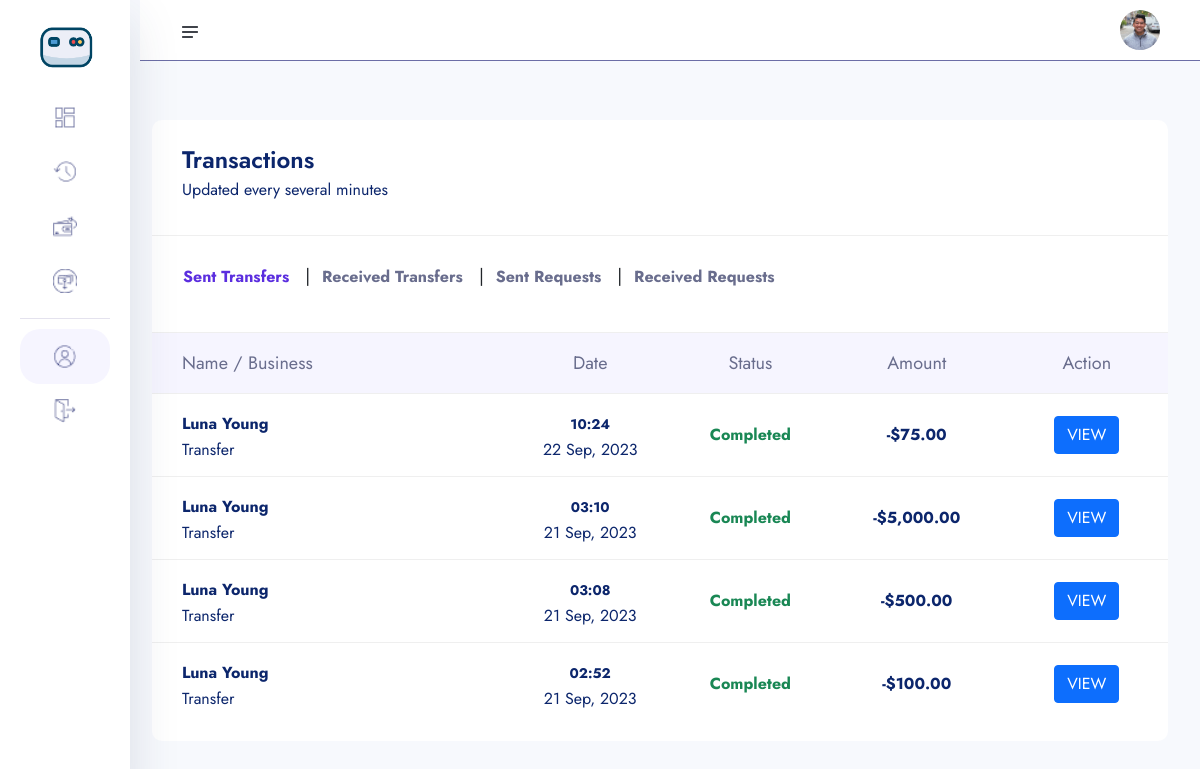
The app's page /transactions/ (signed in) with its own data.
### userauths/models.py (models this page shows, shortened)
class User(AbstractUser):
    username = models.CharField(max_length=100)
    email = models.EmailField(unique=True)
    is_staff = models.BooleanField(default=False)
    is_superuser = models.BooleanField(default=False)
    USERNAME_FIELD = 'email'
    REQUIRED_FIELDS = ['username']

### account/models.py (models this page shows, shortened)
class KYC(models.Model):
    id = models.UUIDField(primary_key=True, unique=True, default=uuid.uuid4, editable=False)
    user = models.OneToOneField(User, on_delete=models.CASCADE)
    account = models.OneToOneField(Account, on_delete=models.CASCADE, null=True, blank=True)
    full_name = models.CharField(max_length=1000)
    image = models.ImageField(upload_to="kyc", default="default.jpg")
    marital_status = models.CharField(choices=MARITAL_STATUS, max_length=40)
    gender = models.CharField(choices=GENDER, max_length=40)
    identity_type = models.CharField(choices=IDENTITY_TYPE, max_length=140)
    identity_image = models.ImageField(upload_to="kyc", null=True, blank=True)
    date_of_birth = models.DateTimeField(auto_now_add=False)
    signature = models.ImageField(upload_to="kyc")
    country = models.CharField(max_length=100)
    state = models.CharField(max_length=100)
    city = models.CharField(max_length=100)
    mobile = models.CharField(max_length=1000)
    fax = models.CharField(max_length=1000)
    date = models.DateTimeField(auto_now_add=True)

### main_app/models.py (models this page shows, shortened)
class Transaction(models.Model):
    transaction_id = ShortUUIDField(unique=True, length=15, max_length=20, prefix="TRN")
    user = models.ForeignKey(User, on_delete=models.SET_NULL, null=True, related_name="user")
    amount = models.DecimalField(max_digits=12, decimal_places=2, default=0.00)
    description = models.CharField(max_length=1000, null=True, blank=True)
    recipient = models.ForeignKey(User, on_delete=models.SET_NULL, null=True, related_name="recipient")
    sender = models.ForeignKey(User, on_delete=models.SET_NULL, null=True, related_name="sender")
    recipient_account = models.ForeignKey(Account, on_delete=models.SET_NULL, null=True, related_name="recipient_account")
    sender_account = models.ForeignKey(Account, on_delete=models.SET_NULL, null=True, related_name="sender_account")
    status = models.CharField(choices=TRANSACTION_STATUS, max_length=100, default="Pending")
    transaction_type = models.CharField(choices=TRANSACTION_TYPE, max_length=100, default="None")
    date = models.DateTimeField(auto_now_add=True)
    updated = models.DateTimeField(auto_now_add=False, null=True, blank=True)

### main_app/transaction.py (the view)
# urls.py: path("transactions/", transaction.transaction_list, name="transactions"),
@login_required
def transaction_list(request):
    sender_transaction = Transaction.objects.filter(sender=request.user, transaction_type="Transfer").order_by("-id")
    recipient_transaction = Transaction.objects.filter(recipient=request.user, transaction_type="Transfer").order_by("-id")
    request_sender_transaction = Transaction.objects.filter(sender=request.user, transaction_type="Request")
    request_recipient_transaction = Transaction.objects.filter(recipient=request.user, transaction_type="Request")
    context = {
        "sender_transaction":sender_transaction,
        "recipient_transaction":recipient_transaction,
        "request_sender_transaction":request_sender_transaction,
        "request_recipient_transaction":request_recipient_transaction,
    }
    return render(request, "transaction/transaction-list.html", context)

### templates/transaction/transaction-list.html (shortened to what this page needs)
{% extends "partials/dashboard-base.html" %}
{% load static %}
{% load humanize %}
{% block content %}
    <section class="dashboard-section body-collapse">
        <div class="overlay pt-120">
            <div class="container-fluid">
                <div class="row">
                    <div class="col-xl-12 col-lg-12">
                        <div class="section-content">
                            <div class="transactions-area">
                                <div class="section-text">
                                    <h5>Transactions</h5>
                                    <p>Updated every several minutes</p>
                                </div>
                                <div class="top-area d-flex align-items-center justify-content-between">
                                    <ul class="nav nav-tabs" role="tablist">
                                        <li class="nav-item" role="presentation">
                                            <button class="nav-link active" id="latest-tab" data-bs-toggle="tab" data-bs-target="#latest" type="button" role="tab" aria-controls="latest" aria-selected="true">Sent Transfers</button>
                                        </li> | &nbsp;
                                        <li class="nav-item" role="presentation">
                                            <button class="nav-link" id="upcoming-tab" data-bs-toggle="tab" data-bs-target="#upcoming" type="button" role="tab" aria-controls="upcoming" aria-selected="false">Received Transfers</button>
                                        </li> | &nbsp;
                                        <li class="nav-item" role="presentation">
                                            <button class="nav-link" id="sender-request-tab" data-bs-toggle="tab" data-bs-target="#sender-request" type="button" role="tab" aria-controls="upcoming" aria-selected="false">Sent Requests</button>
                                        </li> | &nbsp;
                                        <li class="nav-item" role="presentation">
                                            <button class="nav-link" id="recipient-request-tab" data-bs-toggle="tab" data-bs-target="#recipient-request" type="button" role="tab" aria-controls="upcoming" aria-selected="false">Received Requests</button>
                                        </li>
                                    </ul>
                                </div>
                                <div class="tab-content mt-40">
                                    <div class="tab-pane fade show active" id="latest" role="tabpanel" aria-labelledby="latest-tab">
                                        <div class="table-responsive">
                                            <table class="table">
                                                <thead>
                                                    <tr>
                                                        <th scope="col">Name / Business</th>
                                                        <th scope="col">Date</th>
                                                        <th scope="col">Status</th>
                                                        <th scope="col">Amount</th>
                                                        <th scope="col">Action</th>
                                                    </tr>
                                                </thead>
                                                <tbody>
                                                    {% for s in sender_transaction %}
                                                        <tr data-bs-toggle="modal" data-bs-target="#transactionsMod">
                                                            <th scope="row">
                                                                <p>{{s.recipient.kyc.full_name|title}}</p>
                                                                <p class="mdr">{{s.transaction_type|title}}</p>
                                                            </th>
                                                            <td>
                                                                <p><small>{{s.date|date:"h:i"}}</small></p>
                                                                <p class="mdr">{{s.date|date:"d M, Y"}}</p>
                                                            </td>
                                                            <td>
                                                                {% if s.status == 'Completed' %}
                                                                    <p class="text-success">{{s.status|title}}</p>
                                                                {% endif %}
                                                            </td>
                                                            <td>
                                                                <p>-${{s.amount|intcomma}}</p>
                                                            </td>
                                                            <td>
                                                                <a href="{% url "main_app:transaction-detail" s.transaction_id %}" class="btn btn-primary">VIEW</i></a>
                                                            </td>
                                                        </tr>
                                                    {% endfor %}
                                                </tbody>
                                            </table>
                                        </div>
                                    </div>
                                </div>
                            </div>
                        </div>
                    </div>
                </div>
            </div>
        </div>
    </section>
{% endblock content %}

### templates/partials/dashboard-base.html (shortened to what this page needs)
{% load static %}
<!doctype html>
<html lang="en">
<head>
    <link rel="stylesheet" href="{% static 'assets1/css/bootstrap.min.css' %}">
    <link rel="stylesheet" href="{% static 'assets1/css/fontawesome.min.css' %}">
    <link rel="stylesheet" href="{% static 'assets1/css/jquery-ui.css' %}">
    <link rel="stylesheet" href="{% static 'assets1/css/plugin/apexcharts.css' %}">
    <link rel="stylesheet" href="{% static 'assets1/css/plugin/nice-select.css' %}">
    <link rel="stylesheet" href="{% static 'assets1/css/arafat-font.css' %}">
    <link rel="stylesheet" href="{% static 'assets1/css/plugin/animate.css' %}">
    <link rel="stylesheet" href="{% static 'assets1/css/style.css' %}">
</head>
<body>
    <header class="header-section body-collapse">
        <div class="overlay">
            <div class="container-fluid">
                <div class="row d-flex header-area">
                    <div class="navbar-area d-flex align-items-center justify-content-between">
                        <div class="sidebar-icon">
                            <img src="{% static 'assets1/images/icon/menu.png' %}" alt="icon">
                        </div>
                        <div class="dashboard-nav">
                            <div class="single-item user-area">
                                <div class="profile-area d-flex align-items-center">
                                    <span class="user-profile">
                                        <img style="width: 40px; height: 40px; border-radius: 50%; object-fit: cover" src="{{ user.kyc.image.url }}" alt="User">
                                    </span>
                                </div>
                            </div>
                        </div>
                    </div>
                    <div class="sidebar-wrapper">
                        <div class="sidebar-logo">
                            <a href=""><img src="{% static 'assets1/images/logo.png' %}" alt="logo" style="height: 50px; border-radius: 50%"></a>
                        </div>
                        <ul>
                            <li>
                                <a href="{% url "account:dashboard" %}">
                                    <img src="{% static 'assets1/images/icon/dashboard.png' %}" alt="Dashboard"> <span>Dashboard</span>
                                </a>
                            </li>
                            <li>
                                <a href="{% url "main_app:transactions" %}">
                                    <img src="{% static 'assets1/images/icon/transactions.png' %}" alt="Transactions"> <span>Transactions</span>
                                </a>
                            </li>
                            <li>
                                <a href="{% url "main_app:search-acct" %}">
                                    <img src="{% static 'assets1/images/icon/pay.png' %}" alt="Pay"> <span>Make Payment</span>
                                </a>
                            </li>
                            <li>
                                <a href="{% url "main_app:request-search-acct" %}">
                                    <img src="{% static 'assets1/images/icon/receive.png' %}" alt="Receive"> <span>Request Payment</span>
                                </a>
                            </li>
                        </ul>
                        <ul class="bottom-item">
                            <li class="active">
                                <a href="{% url "account:account" %}">
                                    <img src="{% static 'assets1/images/icon/account.png' %}" alt="Account"> <span>Account</span>
                                </a>
                            </li>
                            <li>
                                <a href="{% url "userauths:sign-out" %}">
                                    <img src="{% static 'assets1/images/icon/quit.png' %}" alt="Quit"> <span>Logout</span>
                                </a>
                            </li>
                        </ul>
                    </div>
                </div>
            </div>
        </div>
    </header>
{% block content %}
{% endblock content %}
    </body>
</html>

### records on screen
User: kyc.image (picture)
Transaction: recipient.kyc.full_name "Luna Young", transaction_type "Transfer", date "10:24", date "22 Sep, 2023", status "Completed", amount "75.00"
Transaction: recipient.kyc.full_name "Luna Young", transaction_type "Transfer", date "03:10", date "21 Sep, 2023", status "Completed", amount "5,000.00"
Transaction: recipient.kyc.full_name "Luna Young", transaction_type "Transfer", date "03:08", date "21 Sep, 2023", status "Completed", amount "500.00"
Transaction: recipient.kyc.full_name "Luna Young", transaction_type "Transfer", date "02:52", date "21 Sep, 2023", status "Completed", amount "100.00"
